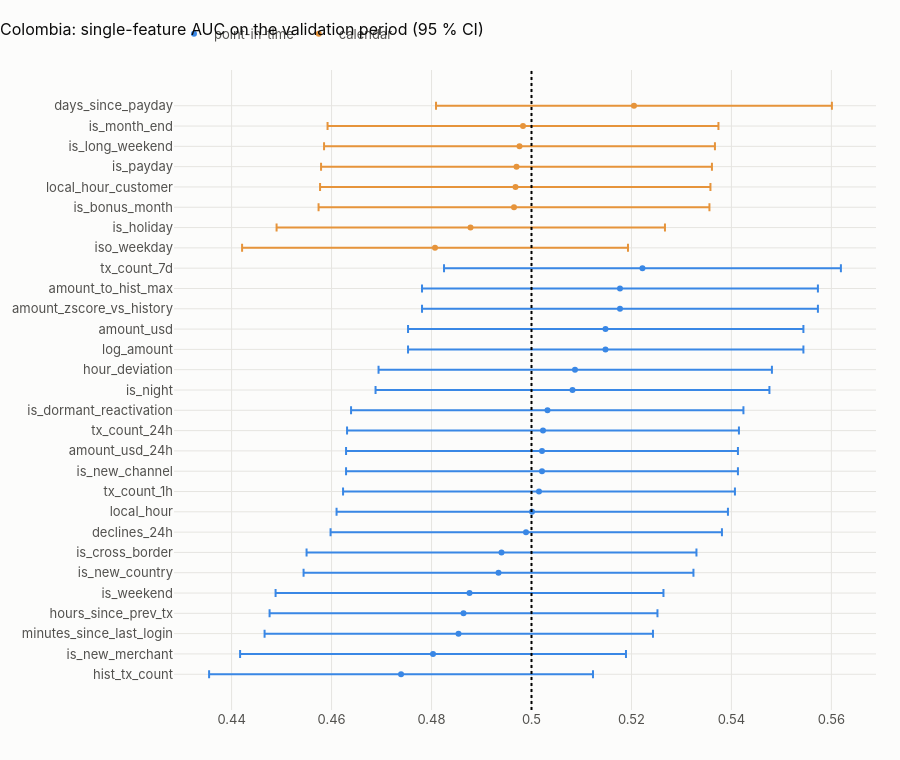

The notebook cell saved with this chart:
### Markdown cell above
## 2 · Point-in-time features plus calendar features, each alone

### Code cell
val = pl.q("""
    select f.*, t.local_hour_customer, t.iso_weekday, t.is_holiday, t.is_long_weekend, t.is_payday,
           t.days_since_payday, t.is_month_end, t.is_bonus_month
    from {ml_fraud_valid} f join main.tx_local t using (transaction_id)""")
y = val["label_is_fraud"].astype(int).to_numpy() if len(val) else np.array([], dtype=int)
CAL = [
    "local_hour_customer",
    "iso_weekday",
    "is_holiday",
    "is_long_weekend",
    "is_payday",
    "days_since_payday",
    "is_month_end",
    "is_bonus_month",
]
rows = []
for c in val.columns:
    if c == "label_is_fraud" or not (
        pd.api.types.is_numeric_dtype(val[c]) or pd.api.types.is_bool_dtype(val[c])
    ):
        continue
    x = val[c].astype(float).to_numpy()
    m = ~np.isnan(x)
    npos, nneg = int(y[m].sum()), int((1 - y[m]).sum())
    if npos < 5 or np.unique(x[m]).size < 2:
        continue
    a = roc_auc_score(y[m], x[m])
    se = country.hanley_mcneil(a, npos, nneg)
    rows.append(
        {
            "feature": c,
            "kind": "calendar" if c in CAL else "point-in-time",
            "auc": round(a, 4),
            "ci_low": round(a - 1.96 * se, 4),
            "ci_high": round(a + 1.96 * se, 4),
            "frauds": npos,
        }
    )
auc = pd.DataFrame(
    rows, columns=["feature", "kind", "auc", "ci_low", "ci_high", "frauds"]
).sort_values("auc")
fig = go.Figure()
for kind, color in (("point-in-time", "#3987e5"), ("calendar", "#e6943b")):
    d = auc[auc.kind == kind]
    fig.add_trace(
        go.Scatter(
            x=d.auc,
            y=d.feature,
            mode="markers",
            name=kind,
            marker=dict(color=color),
            error_x=dict(
                type="data", symmetric=False, array=d.ci_high - d.auc, arrayminus=d.auc - d.ci_low
            ),
        )
    )
fig.add_vline(x=0.5, line_dash="dot")
fig.update_layout(
    title=f"{CTRY.title}: single-feature AUC on the validation period (95 % CI)",
    height=760,
    yaxis_title=None,
)
fig.show()
show(auc.sort_values("auc", ascending=False), paging=False)
signal = auc[(auc.ci_low > 0.5) | (auc.ci_high < 0.5)]
display(
    Markdown(
        f"**{len(signal)} of {len(auc)} features have an interval that excludes 0.5 in {CTRY.name}.** "
        + (
            "Nothing to test: the validation period has no frauds."
            if not len(auc)
            else "None does: the fraud label carries no behavioural or calendar signal here either."
            if not len(signal)
            else "Those with an interval excluding 0.5: "
            + ", ".join(signal.feature)
            + ". With this many features tested, about one in twenty would cross by chance at 95 %: treat isolated crossings "
            "as noise unless notebook 14's multivariate out-of-time test confirms them."
        )
    )
)

### Figure 1 — Plotly figure (JSON) as saved in the notebook; plotly's stock layout.template omitted (floating-point values rounded to 4 significant figures)
{"data": [{"error_x": {"array": [0.0384, 0.0386, 0.0389, 0.0388, 0.0388, 0.039, 0.039, 0.0392, 0.0392, 0.0392, 0.0392, 0.0392, 0.0392, 0.0392, 0.0394, 0.0394, 0.0396, 0.0396, 0.0396, 0.0396, 0.0397], "arrayminus": [0.0384, 0.0386, 0.0388, 0.0388, 0.0388, 0.039, 0.039, 0.0391, 0.0391, 0.0392, 0.0392, 0.0392, 0.0392, 0.0393, 0.0394, 0.0393, 0.0395, 0.0395, 0.0396, 0.0396, 0.0397], "symmetric": false, "type": "data"}, "marker": {"color": "#3987e5"}, "mode": "markers", "name": "point-in-time", "type": "scatter", "x": [0.4739, 0.4803, 0.4854, 0.4864, 0.4876, 0.4934, 0.494, 0.4989, 0.5001, 0.5015, 0.5021, 0.5021, 0.5023, 0.5032, 0.5082, 0.5087, 0.5148, 0.5148, 0.5177, 0.5177, 0.5222], "y": ["hist_tx_count", "is_new_merchant", "minutes_since_last_login", "hours_since_prev_tx", "is_weekend", "is_new_country", "is_cross_border", "declines_24h", "local_hour", "tx_count_1h", "is_new_channel", "amount_usd_24h", "tx_count_24h", "is_dormant_reactivation", "is_night", "hour_deviation", "log_amount", "amount_usd", "amount_zscore_vs_history", "amount_to_hist_max", "tx_count_7d"]}, {"error_x": {"array": [0.0386, 0.0389, 0.0391, 0.039, 0.0391, 0.0391, 0.0391, 0.0396], "arrayminus": [0.0386, 0.0388, 0.0391, 0.0391, 0.0391, 0.0391, 0.0391, 0.0396], "symmetric": false, "type": "data"}, "marker": {"color": "#e6943b"}, "mode": "markers", "name": "calendar", "type": "scatter", "x": [0.4807, 0.4878, 0.4965, 0.4968, 0.497, 0.4976, 0.4983, 0.5205], "y": ["iso_weekday", "is_holiday", "is_bonus_month", "local_hour_customer", "is_payday", "is_long_weekend", "is_month_end", "days_since_payday"]}], "layout": {"height": 760, "shapes": [{"line": {"dash": "dot"}, "type": "line", "x0": 0.5, "x1": 0.5, "xref": "x", "y0": 0, "y1": 1, "yref": "y domain"}], "title": {"text": "Colombia: single-feature AUC on the validation period (95 % CI)"}, "yaxis": {"title": {}}}}
